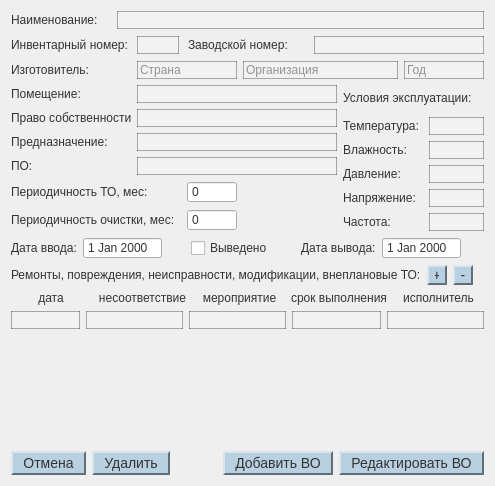
<?xml version="1.0" encoding="UTF-8"?>
<ui version="4.0">
 <class>add_vo</class>
 <widget class="QDialog" name="add_vo">
  <property name="geometry">
   <rect>
    <x>0</x>
    <y>0</y>
    <width>495</width>
    <height>486</height>
   </rect>
  </property>
  <property name="windowTitle">
   <string>Dialog</string>
  </property>
  <property name="styleSheet">
   <string notr="true">QWidget {
 color: #333333;
}

QLabel {
 color: #333333;
 background-color: rgba(0, 0, 0, 0);
}

QTableView {
 color: #333333;
 border: 2px solid rgba(0, 0, 0, 70);
 background-color: #f0e6d2;
 gridline-color: rgba(180, 180, 180, 128);
}

QTableView::item:selected {
 color: #333333;
 background-color: rgba(180, 200, 220, 128);
}

QRadioButton {
 font-size: 14px;
}

QRadioButton:checked {
 font-size: 14px;
 background-color: #e1e9f0;
}

QRadioButton::indicator {
    width: 15px;
    height: 15px;
}
QRadioButton::indicator:checked {
 background-color: #a0c0d0;
    border: 2px solid rgba(255, 255, 255, 0);
 border-top-color: rgba(0, 0, 0, 120);
 border-left-color: rgba(0, 0, 0, 120);
 border-bottom-color: rgba(255, 255, 255, 120);
 border-right-color: rgba(255, 255, 255, 120);
}
QRadioButton::indicator:unchecked {
 background-color: #e1e9f0;
    border: 2px solid rgba(255, 255, 255, 0);
 border-top-color: rgba(255, 255, 255, 120);
 border-left-color: rgba(255, 255, 255, 120);
 border-bottom-color: rgba(0, 0, 0, 120);
 border-right-color: rgba(0, 0, 0, 120);
}

QLineEdit {
 border: 1px solid rgba(0, 0, 0, 80);
 background-color: rgba(255, 255, 255, 40);
}

QTextEdit {
 border: 1px solid rgba(0, 0, 0, 80);
 background-color: rgba(255, 255, 255, 40);
}

QPushButton {
 background-color: #b8d0e0;
    border: 2px solid rgba(255, 255, 255, 0);
 border-top-color: rgba(255, 255, 255, 120);
 border-left-color: rgba(255, 255, 255, 120);
 border-bottom-color: rgba(0, 0, 0, 120);
 border-right-color: rgba(0, 0, 0, 120);
    padding: 2px 10px;
    font-size: 14px;
}

QPushButton:hover {
 background-color: #c8dfe8;
}

QPushButton:pressed {
 background-color: #a0b8c8;
    border-top-color: rgba(0, 0, 0, 120);
 border-left-color: rgba(0, 0, 0, 120);
 border-bottom-color: rgba(255, 255, 255, 120);
 border-right-color: rgba(255, 255, 255, 120);
}
</string>
  </property>
  <layout class="QVBoxLayout" name="verticalLayout_4">
   <item>
    <layout class="QHBoxLayout" name="horizontalLayout_2">
     <item>
      <widget class="QLabel" name="label_2">
       <property name="minimumSize">
        <size>
         <width>100</width>
         <height>0</height>
        </size>
       </property>
       <property name="maximumSize">
        <size>
         <width>100</width>
         <height>16777215</height>
        </size>
       </property>
       <property name="text">
        <string>Наименование:</string>
       </property>
      </widget>
     </item>
     <item>
      <widget class="QLineEdit" name="lineEdit_naim"/>
     </item>
    </layout>
   </item>
   <item>
    <layout class="QHBoxLayout" name="horizontalLayout_19">
     <item>
      <layout class="QHBoxLayout" name="horizontalLayout">
       <item>
        <widget class="QLabel" name="label">
         <property name="minimumSize">
          <size>
           <width>120</width>
           <height>0</height>
          </size>
         </property>
         <property name="maximumSize">
          <size>
           <width>120</width>
           <height>16777215</height>
          </size>
         </property>
         <property name="text">
          <string>Инвентарный номер:</string>
         </property>
        </widget>
       </item>
       <item>
        <widget class="QLineEdit" name="lineEdit_inv">
         <property name="maximumSize">
          <size>
           <width>80</width>
           <height>16777215</height>
          </size>
         </property>
        </widget>
       </item>
      </layout>
     </item>
     <item>
      <spacer name="horizontalSpacer_5">
       <property name="orientation">
        <enum>Qt::Orientation::Horizontal</enum>
       </property>
       <property name="sizeHint" stdset="0">
        <size>
         <width>40</width>
         <height>20</height>
        </size>
       </property>
      </spacer>
     </item>
     <item>
      <layout class="QHBoxLayout" name="horizontalLayout_3">
       <item>
        <widget class="QLabel" name="label_3">
         <property name="minimumSize">
          <size>
           <width>120</width>
           <height>0</height>
          </size>
         </property>
         <property name="maximumSize">
          <size>
           <width>120</width>
           <height>16777215</height>
          </size>
         </property>
         <property name="text">
          <string>Заводской номер:</string>
         </property>
        </widget>
       </item>
       <item>
        <widget class="QLineEdit" name="lineEdit_zav">
         <property name="minimumSize">
          <size>
           <width>170</width>
           <height>0</height>
          </size>
         </property>
        </widget>
       </item>
      </layout>
     </item>
    </layout>
   </item>
   <item>
    <layout class="QHBoxLayout" name="horizontalLayout_5">
     <item>
      <widget class="QLabel" name="label_5">
       <property name="minimumSize">
        <size>
         <width>120</width>
         <height>0</height>
        </size>
       </property>
       <property name="maximumSize">
        <size>
         <width>120</width>
         <height>16777215</height>
        </size>
       </property>
       <property name="text">
        <string>Изготовитель:</string>
       </property>
      </widget>
     </item>
     <item>
      <widget class="QLineEdit" name="lineEdit_izg_org">
       <property name="maximumSize">
        <size>
         <width>100</width>
         <height>16777215</height>
        </size>
       </property>
       <property name="placeholderText">
        <string>Страна</string>
       </property>
      </widget>
     </item>
     <item>
      <widget class="QLineEdit" name="lineEdit_izg_country">
       <property name="placeholderText">
        <string>Организация</string>
       </property>
      </widget>
     </item>
     <item>
      <widget class="QLineEdit" name="lineEdit_izg_year">
       <property name="maximumSize">
        <size>
         <width>80</width>
         <height>16777215</height>
        </size>
       </property>
       <property name="placeholderText">
        <string>Год</string>
       </property>
      </widget>
     </item>
    </layout>
   </item>
   <item>
    <layout class="QHBoxLayout" name="horizontalLayout_18">
     <item>
      <layout class="QVBoxLayout" name="verticalLayout">
       <item>
        <layout class="QHBoxLayout" name="horizontalLayout_4">
         <item>
          <widget class="QLabel" name="label_4">
           <property name="minimumSize">
            <size>
             <width>120</width>
             <height>0</height>
            </size>
           </property>
           <property name="maximumSize">
            <size>
             <width>120</width>
             <height>16777215</height>
            </size>
           </property>
           <property name="text">
            <string>Помещение:</string>
           </property>
          </widget>
         </item>
         <item>
          <widget class="QLineEdit" name="lineEdit_pom">
           <property name="minimumSize">
            <size>
             <width>200</width>
             <height>0</height>
            </size>
           </property>
          </widget>
         </item>
        </layout>
       </item>
       <item>
        <layout class="QHBoxLayout" name="horizontalLayout_6">
         <item>
          <widget class="QLabel" name="label_6">
           <property name="minimumSize">
            <size>
             <width>120</width>
             <height>0</height>
            </size>
           </property>
           <property name="maximumSize">
            <size>
             <width>120</width>
             <height>16777215</height>
            </size>
           </property>
           <property name="text">
            <string>Право собственности:</string>
           </property>
          </widget>
         </item>
         <item>
          <widget class="QLineEdit" name="lineEdit_pravo">
           <property name="sizePolicy">
            <sizepolicy hsizetype="Expanding" vsizetype="Fixed">
             <horstretch>0</horstretch>
             <verstretch>0</verstretch>
            </sizepolicy>
           </property>
           <property name="minimumSize">
            <size>
             <width>200</width>
             <height>0</height>
            </size>
           </property>
          </widget>
         </item>
        </layout>
       </item>
       <item>
        <layout class="QHBoxLayout" name="horizontalLayout_8">
         <item>
          <widget class="QLabel" name="label_8">
           <property name="minimumSize">
            <size>
             <width>120</width>
             <height>0</height>
            </size>
           </property>
           <property name="maximumSize">
            <size>
             <width>120</width>
             <height>16777215</height>
            </size>
           </property>
           <property name="text">
            <string>Предназначение:</string>
           </property>
          </widget>
         </item>
         <item>
          <widget class="QLineEdit" name="lineEdit_pred">
           <property name="minimumSize">
            <size>
             <width>200</width>
             <height>0</height>
            </size>
           </property>
          </widget>
         </item>
        </layout>
       </item>
       <item>
        <layout class="QHBoxLayout" name="horizontalLayout_9">
         <item>
          <widget class="QLabel" name="label_9">
           <property name="minimumSize">
            <size>
             <width>120</width>
             <height>0</height>
            </size>
           </property>
           <property name="maximumSize">
            <size>
             <width>120</width>
             <height>16777215</height>
            </size>
           </property>
           <property name="text">
            <string>ПО:</string>
           </property>
          </widget>
         </item>
         <item>
          <widget class="QLineEdit" name="lineEdit_PO">
           <property name="minimumSize">
            <size>
             <width>200</width>
             <height>0</height>
            </size>
           </property>
          </widget>
         </item>
        </layout>
       </item>
       <item>
        <layout class="QHBoxLayout" name="horizontalLayout_15">
         <item>
          <widget class="QLabel" name="label_15">
           <property name="minimumSize">
            <size>
             <width>170</width>
             <height>0</height>
            </size>
           </property>
           <property name="text">
            <string>Периодичность ТО, мес:</string>
           </property>
          </widget>
         </item>
         <item>
          <widget class="QSpinBox" name="spinBox_TO">
           <property name="minimumSize">
            <size>
             <width>50</width>
             <height>0</height>
            </size>
           </property>
           <property name="buttonSymbols">
            <enum>QAbstractSpinBox::ButtonSymbols::NoButtons</enum>
           </property>
           <property name="maximum">
            <number>999</number>
           </property>
          </widget>
         </item>
         <item>
          <spacer name="horizontalSpacer">
           <property name="orientation">
            <enum>Qt::Orientation::Horizontal</enum>
           </property>
           <property name="sizeHint" stdset="0">
            <size>
             <width>40</width>
             <height>20</height>
            </size>
           </property>
          </spacer>
         </item>
        </layout>
       </item>
       <item>
        <layout class="QHBoxLayout" name="horizontalLayout_16">
         <item>
          <widget class="QLabel" name="label_16">
           <property name="minimumSize">
            <size>
             <width>170</width>
             <height>0</height>
            </size>
           </property>
           <property name="text">
            <string>Периодичность очистки, мес:</string>
           </property>
          </widget>
         </item>
         <item>
          <widget class="QSpinBox" name="spinBox_clean">
           <property name="minimumSize">
            <size>
             <width>50</width>
             <height>0</height>
            </size>
           </property>
           <property name="buttonSymbols">
            <enum>QAbstractSpinBox::ButtonSymbols::NoButtons</enum>
           </property>
           <property name="maximum">
            <number>999</number>
           </property>
          </widget>
         </item>
         <item>
          <spacer name="horizontalSpacer_2">
           <property name="orientation">
            <enum>Qt::Orientation::Horizontal</enum>
           </property>
           <property name="sizeHint" stdset="0">
            <size>
             <width>40</width>
             <height>20</height>
            </size>
           </property>
          </spacer>
         </item>
        </layout>
       </item>
      </layout>
     </item>
     <item>
      <layout class="QVBoxLayout" name="verticalLayout_2">
       <item>
        <widget class="QLabel" name="label_17">
         <property name="sizePolicy">
          <sizepolicy hsizetype="Minimum" vsizetype="Preferred">
           <horstretch>0</horstretch>
           <verstretch>0</verstretch>
          </sizepolicy>
         </property>
         <property name="text">
          <string>Условия эксплуатации:</string>
         </property>
        </widget>
       </item>
       <item>
        <layout class="QHBoxLayout" name="horizontalLayout_10">
         <item>
          <widget class="QLabel" name="label_10">
           <property name="sizePolicy">
            <sizepolicy hsizetype="Minimum" vsizetype="Preferred">
             <horstretch>0</horstretch>
             <verstretch>0</verstretch>
            </sizepolicy>
           </property>
           <property name="minimumSize">
            <size>
             <width>80</width>
             <height>0</height>
            </size>
           </property>
           <property name="maximumSize">
            <size>
             <width>80</width>
             <height>16777215</height>
            </size>
           </property>
           <property name="text">
            <string>Температура:</string>
           </property>
          </widget>
         </item>
         <item>
          <widget class="QLineEdit" name="lineEdit_temp"/>
         </item>
        </layout>
       </item>
       <item>
        <layout class="QHBoxLayout" name="horizontalLayout_11">
         <item>
          <widget class="QLabel" name="label_11">
           <property name="sizePolicy">
            <sizepolicy hsizetype="Minimum" vsizetype="Preferred">
             <horstretch>0</horstretch>
             <verstretch>0</verstretch>
            </sizepolicy>
           </property>
           <property name="minimumSize">
            <size>
             <width>80</width>
             <height>0</height>
            </size>
           </property>
           <property name="maximumSize">
            <size>
             <width>80</width>
             <height>16777215</height>
            </size>
           </property>
           <property name="text">
            <string>Влажность:</string>
           </property>
          </widget>
         </item>
         <item>
          <widget class="QLineEdit" name="lineEdit_vlag"/>
         </item>
        </layout>
       </item>
       <item>
        <layout class="QHBoxLayout" name="horizontalLayout_12">
         <item>
          <widget class="QLabel" name="label_12">
           <property name="sizePolicy">
            <sizepolicy hsizetype="Minimum" vsizetype="Preferred">
             <horstretch>0</horstretch>
             <verstretch>0</verstretch>
            </sizepolicy>
           </property>
           <property name="minimumSize">
            <size>
             <width>80</width>
             <height>0</height>
            </size>
           </property>
           <property name="maximumSize">
            <size>
             <width>80</width>
             <height>16777215</height>
            </size>
           </property>
           <property name="text">
            <string>Давление:</string>
           </property>
          </widget>
         </item>
         <item>
          <widget class="QLineEdit" name="lineEdit_davl"/>
         </item>
        </layout>
       </item>
       <item>
        <layout class="QHBoxLayout" name="horizontalLayout_13">
         <item>
          <widget class="QLabel" name="label_13">
           <property name="sizePolicy">
            <sizepolicy hsizetype="Minimum" vsizetype="Preferred">
             <horstretch>0</horstretch>
             <verstretch>0</verstretch>
            </sizepolicy>
           </property>
           <property name="minimumSize">
            <size>
             <width>80</width>
             <height>0</height>
            </size>
           </property>
           <property name="maximumSize">
            <size>
             <width>80</width>
             <height>16777215</height>
            </size>
           </property>
           <property name="text">
            <string>Напряжение:</string>
           </property>
          </widget>
         </item>
         <item>
          <widget class="QLineEdit" name="lineEdit_napr"/>
         </item>
        </layout>
       </item>
       <item>
        <layout class="QHBoxLayout" name="horizontalLayout_14">
         <item>
          <widget class="QLabel" name="label_14">
           <property name="sizePolicy">
            <sizepolicy hsizetype="Minimum" vsizetype="Preferred">
             <horstretch>0</horstretch>
             <verstretch>0</verstretch>
            </sizepolicy>
           </property>
           <property name="minimumSize">
            <size>
             <width>80</width>
             <height>0</height>
            </size>
           </property>
           <property name="maximumSize">
            <size>
             <width>80</width>
             <height>16777215</height>
            </size>
           </property>
           <property name="text">
            <string>Частота:</string>
           </property>
          </widget>
         </item>
         <item>
          <widget class="QLineEdit" name="lineEdit_chast"/>
         </item>
        </layout>
       </item>
      </layout>
     </item>
    </layout>
   </item>
   <item>
    <layout class="QHBoxLayout" name="horizontalLayout_21">
     <item>
      <layout class="QHBoxLayout" name="horizontalLayout_7">
       <item>
        <widget class="QLabel" name="label_7">
         <property name="minimumSize">
          <size>
           <width>0</width>
           <height>0</height>
          </size>
         </property>
         <property name="maximumSize">
          <size>
           <width>80</width>
           <height>16777215</height>
          </size>
         </property>
         <property name="text">
          <string>Дата ввода:</string>
         </property>
        </widget>
       </item>
       <item>
        <widget class="QDateEdit" name="dateEdit_vvod">
         <property name="buttonSymbols">
          <enum>QAbstractSpinBox::ButtonSymbols::NoButtons</enum>
         </property>
        </widget>
       </item>
       <item>
        <spacer name="horizontalSpacer_4">
         <property name="orientation">
          <enum>Qt::Orientation::Horizontal</enum>
         </property>
         <property name="sizeHint" stdset="0">
          <size>
           <width>40</width>
           <height>20</height>
          </size>
         </property>
        </spacer>
       </item>
      </layout>
     </item>
     <item>
      <widget class="QCheckBox" name="checkBox">
       <property name="text">
        <string>Выведено</string>
       </property>
      </widget>
     </item>
     <item>
      <spacer name="horizontalSpacer_8">
       <property name="orientation">
        <enum>Qt::Orientation::Horizontal</enum>
       </property>
       <property name="sizeHint" stdset="0">
        <size>
         <width>40</width>
         <height>20</height>
        </size>
       </property>
      </spacer>
     </item>
     <item>
      <layout class="QHBoxLayout" name="horizontalLayout_20">
       <item>
        <widget class="QLabel" name="label_18">
         <property name="text">
          <string>Дата вывода:</string>
         </property>
        </widget>
       </item>
       <item>
        <widget class="QDateEdit" name="dateEdit_vyvod">
         <property name="buttonSymbols">
          <enum>QAbstractSpinBox::ButtonSymbols::NoButtons</enum>
         </property>
        </widget>
       </item>
      </layout>
     </item>
     <item>
      <spacer name="horizontalSpacer_7">
       <property name="orientation">
        <enum>Qt::Orientation::Horizontal</enum>
       </property>
       <property name="sizeHint" stdset="0">
        <size>
         <width>40</width>
         <height>20</height>
        </size>
       </property>
      </spacer>
     </item>
    </layout>
   </item>
   <item>
    <layout class="QVBoxLayout" name="verticalLayout_3">
     <item>
      <layout class="QHBoxLayout" name="horizontalLayout_29">
       <item>
        <widget class="QLabel" name="label_32">
         <property name="text">
          <string>Ремонты, повреждения, неисправности, модификации, внеплановые ТО:</string>
         </property>
        </widget>
       </item>
       <item>
        <widget class="QPushButton" name="pushButton_add_to">
         <property name="maximumSize">
          <size>
           <width>20</width>
           <height>20</height>
          </size>
         </property>
         <property name="focusPolicy">
          <enum>Qt::FocusPolicy::NoFocus</enum>
         </property>
         <property name="text">
          <string>+</string>
         </property>
        </widget>
       </item>
       <item>
        <widget class="QPushButton" name="pushButton_rem_to">
         <property name="maximumSize">
          <size>
           <width>20</width>
           <height>20</height>
          </size>
         </property>
         <property name="focusPolicy">
          <enum>Qt::FocusPolicy::NoFocus</enum>
         </property>
         <property name="text">
          <string>-</string>
         </property>
        </widget>
       </item>
       <item>
        <spacer name="horizontalSpacer_6">
         <property name="orientation">
          <enum>Qt::Orientation::Horizontal</enum>
         </property>
         <property name="sizeHint" stdset="0">
          <size>
           <width>40</width>
           <height>20</height>
          </size>
         </property>
        </spacer>
       </item>
      </layout>
     </item>
     <item>
      <layout class="QHBoxLayout" name="horizontalLayout_30">
       <item>
        <widget class="QLabel" name="label_33">
         <property name="maximumSize">
          <size>
           <width>80</width>
           <height>16777215</height>
          </size>
         </property>
         <property name="text">
          <string>дата</string>
         </property>
         <property name="alignment">
          <set>Qt::AlignmentFlag::AlignCenter</set>
         </property>
        </widget>
       </item>
       <item>
        <widget class="QLabel" name="label_34">
         <property name="text">
          <string>несоответствие</string>
         </property>
         <property name="alignment">
          <set>Qt::AlignmentFlag::AlignCenter</set>
         </property>
        </widget>
       </item>
       <item>
        <widget class="QLabel" name="label_35">
         <property name="text">
          <string>мероприятие</string>
         </property>
         <property name="alignment">
          <set>Qt::AlignmentFlag::AlignCenter</set>
         </property>
        </widget>
       </item>
       <item>
        <widget class="QLabel" name="label_36">
         <property name="maximumSize">
          <size>
           <width>100</width>
           <height>16777215</height>
          </size>
         </property>
         <property name="text">
          <string>срок выполнения</string>
         </property>
         <property name="alignment">
          <set>Qt::AlignmentFlag::AlignCenter</set>
         </property>
        </widget>
       </item>
       <item>
        <widget class="QLabel" name="label_37">
         <property name="text">
          <string>исполнитель</string>
         </property>
         <property name="alignment">
          <set>Qt::AlignmentFlag::AlignCenter</set>
         </property>
        </widget>
       </item>
      </layout>
     </item>
     <item>
      <layout class="QHBoxLayout" name="horizontalLayout_31">
       <item>
        <widget class="QLineEdit" name="lineEdit_rem_date">
         <property name="maximumSize">
          <size>
           <width>80</width>
           <height>16777215</height>
          </size>
         </property>
        </widget>
       </item>
       <item>
        <widget class="QLineEdit" name="lineEdit_rem_nessotv"/>
       </item>
       <item>
        <widget class="QLineEdit" name="lineEdit_rem_mer"/>
       </item>
       <item>
        <widget class="QLineEdit" name="lineEdit_rem_srok">
         <property name="maximumSize">
          <size>
           <width>100</width>
           <height>16777215</height>
          </size>
         </property>
        </widget>
       </item>
       <item>
        <widget class="QLineEdit" name="lineEdit_rem_isp"/>
       </item>
      </layout>
     </item>
    </layout>
   </item>
   <item>
    <spacer name="verticalSpacer">
     <property name="orientation">
      <enum>Qt::Orientation::Vertical</enum>
     </property>
     <property name="sizeHint" stdset="0">
      <size>
       <width>20</width>
       <height>40</height>
      </size>
     </property>
    </spacer>
   </item>
   <item>
    <layout class="QHBoxLayout" name="horizontalLayout_17">
     <item>
      <widget class="QPushButton" name="pushButton_cancel">
       <property name="focusPolicy">
        <enum>Qt::FocusPolicy::NoFocus</enum>
       </property>
       <property name="text">
        <string>Отмена</string>
       </property>
      </widget>
     </item>
     <item>
      <widget class="QPushButton" name="pushButton_delete">
       <property name="focusPolicy">
        <enum>Qt::FocusPolicy::NoFocus</enum>
       </property>
       <property name="text">
        <string>Удалить</string>
       </property>
      </widget>
     </item>
     <item>
      <spacer name="horizontalSpacer_3">
       <property name="orientation">
        <enum>Qt::Orientation::Horizontal</enum>
       </property>
       <property name="sizeHint" stdset="0">
        <size>
         <width>40</width>
         <height>20</height>
        </size>
       </property>
      </spacer>
     </item>
     <item>
      <widget class="QPushButton" name="pushButton_add">
       <property name="focusPolicy">
        <enum>Qt::FocusPolicy::NoFocus</enum>
       </property>
       <property name="text">
        <string>Добавить ВО</string>
       </property>
      </widget>
     </item>
     <item>
      <widget class="QPushButton" name="pushButton_edit">
       <property name="focusPolicy">
        <enum>Qt::FocusPolicy::NoFocus</enum>
       </property>
       <property name="text">
        <string>Редактировать ВО</string>
       </property>
      </widget>
     </item>
    </layout>
   </item>
  </layout>
 </widget>
 <resources/>
 <connections/>
</ui>
